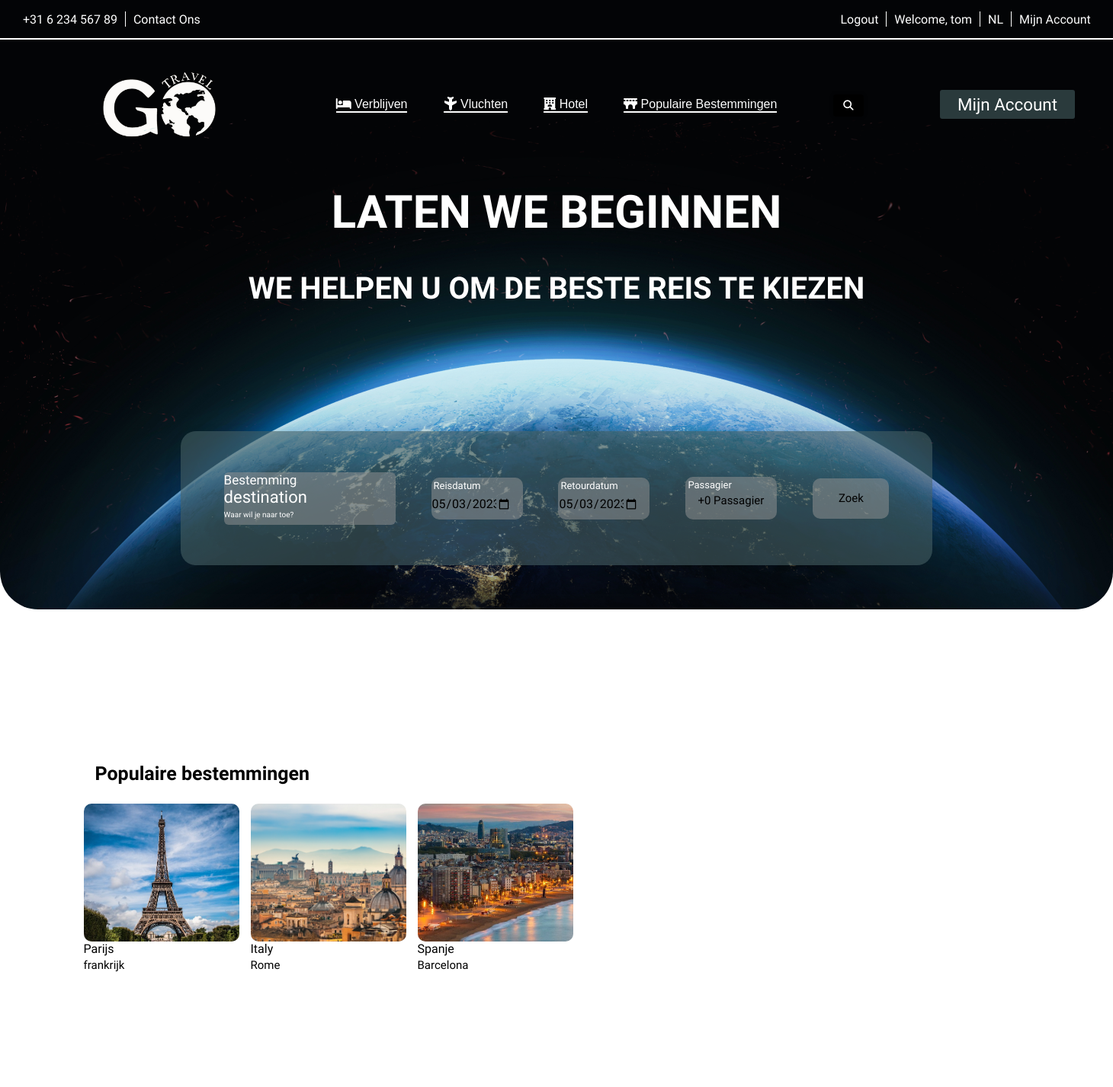
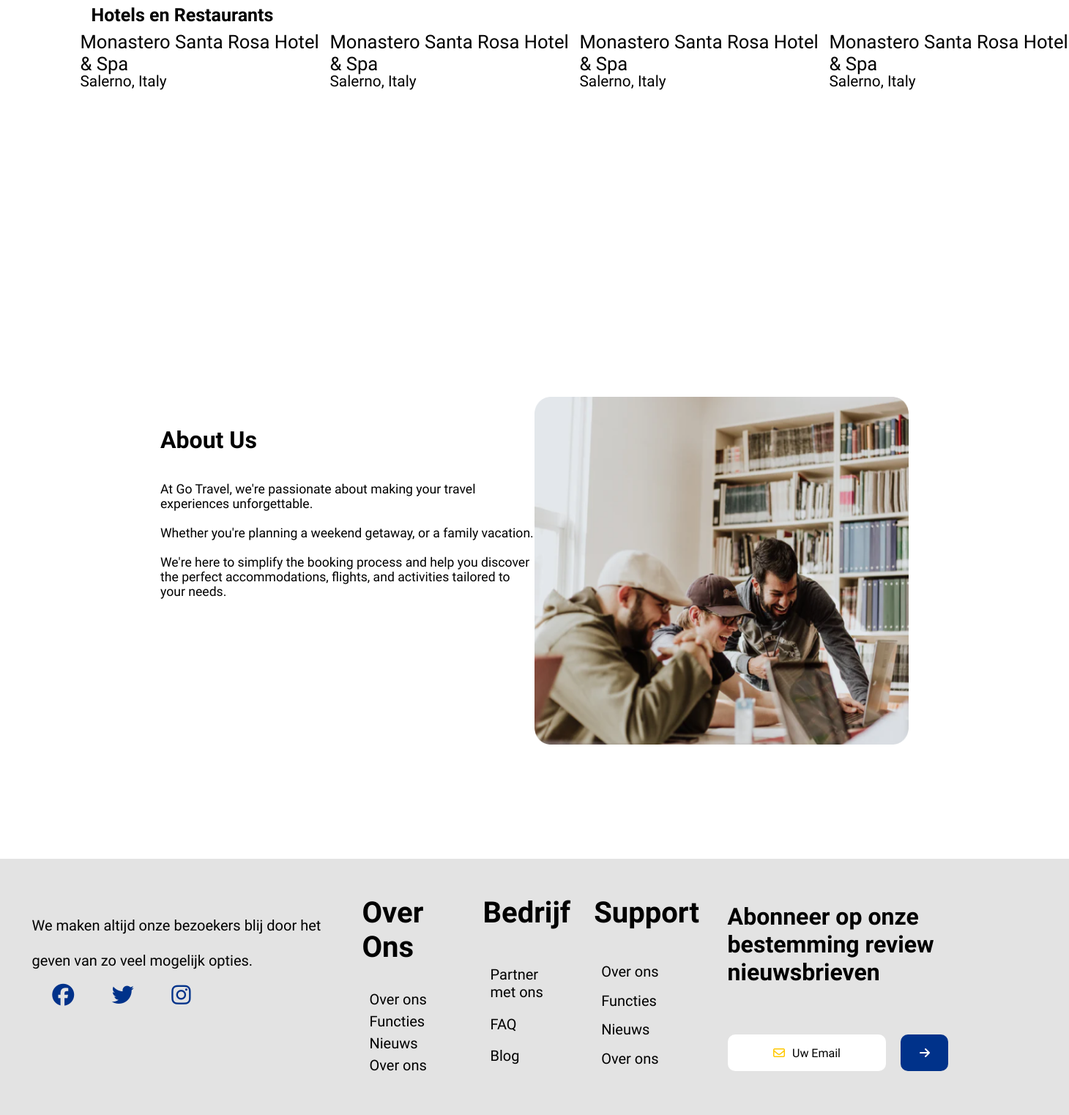
The page /index.php (signed in) on the database its author committed (2 pictures, top to bottom).
### tables this page shows
CREATE TABLE `vakanties` (
  `id` int(11) NOT NULL,
  `vakantie` varchar(50) DEFAULT NULL,
  `korte_omschrijving` text DEFAULT NULL,
  `algemene_beschrijving` text DEFAULT NULL,
  `ligging_omgeving` text DEFAULT NULL,
  `kamers` text DEFAULT NULL,
  `faciliteiten` text DEFAULT NULL,
  `img1` varchar(255) DEFAULT NULL,
  `img2` varchar(255) DEFAULT NULL,
  `img3` varchar(255) DEFAULT NULL,
  `img4` varchar(255) DEFAULT NULL,
  `img5` varchar(255) DEFAULT NULL,
  `kortetitel` varchar(255) DEFAULT NULL,
  `begin_datum` date DEFAULT NULL,
  `eind_datum` date DEFAULT NULL
);

### index.php (the view, shortened to what this page needs)
<!DOCTYPE html>
<html lang="en">
<head>
    <link rel="stylesheet" href="css/main.css">
    <link rel="stylesheet" media=" screen and (max-width:769px)" href="css/mobile.css" />
</head>
</head>
<body>
    <header class="header">
        <?php
        $isLoggedIn = isset($_SESSION['username']);
        $username = "";
        if ($isLoggedIn) {
            $username = $_SESSION['username'];
        }
        ?>
        <nav>
            <div class="navigatie-first">
                <a href="bestemming.php">+31 6 234 567 89</a>
                <a href="Contact.php">Contact Ons</a>
            </div>
            <div class="navigatie-second">
                <?php include_once 'header.php'; ?>
                <?php if (!$isLoggedIn) { ?>
                    <a href="login.php">Login</a>
                    <span class="scheidingslijn"></span>
                    <a href="registration.php">Sign Up</a>
                <?php } else { ?>
                    <span>Welcome,
                        <?php echo $username; ?>
                    </span>
                    <a href="#">NL</a>
                    <a href="mijnAccount.php">Mijn Account</a>
                <?php } ?>
            </div>
        </nav>
        <div class="top-info">
            <div class="top-logo">
                <img class="logo-img" src="img/Logo1.2.jpg" alt="">
            </div>
            <div class="top-midden-info">
                <a class="underline-button"><i class="fa-solid fa-bed"></i> Verblijven</a>
                <a class="underline-button"><i class="fa-solid fa-plane rotate-90"></i> Vluchten</a>
                <a class="underline-button"><i class="fa-solid fa-hotel"></i> Hotel</a>
                <a class="underline-button"><i class="fa-solid fa-bridge"></i> Populaire Bestemmingen </a>
            </div>
            <div class="top-zoeken">
                <div class="parent" id="parent">
                    <button class="btn" id="button">
                        <i class="fa-solid fa-magnifying-glass"></i>
                    </button>
                </div>
                <div class="mijn-reservring-box"><a class="mijn-reservering-text" href="">Mijn Account</a></div>
            </div>
        </div>
        <div class="top-text-bg">
            <h1 class="top-text1">
                LATEN WE BEGINNEN
            </h1>
            <h1 class="top-text2">
                WE HELPEN U OM DE BESTE REIS TE KIEZEN
            </h1>
        </div>
        <div class="zoek-reis-big-div">
            <div class="zoek-reis-div">
                <?php
                $dsn = 'mysql:dbname=db_login;host=127.0.0.1';
                $user = 'root';
                $password = '';
                $connectie = new PDO($dsn, $user, $password);
                if (isset($_POST['destination'])) {
                    $zoekterm = '%' . $_POST['destination'] . '%';
                    $stmt = $connectie->prepare("SELECT * FROM vakanties WHERE vakantie LIKE ? ");
                    $stmt->execute([$zoekterm]);
                    $resultSet = $stmt->fetchAll();
                } else {
                    $resultSet = $connectie->query("SELECT * FROM vakanties")->fetchAll();
                }
                ?>
                <form method="post" class="bestemming">
                    <p>Bestemming</p>
                    <input type="text" placeholder="destination" name="destination">
                    <span>Waar wil je naar toe?</span>
                </form>
                <div class="reisdatum">
                    <p>Reisdatum</p>
                    <input type="date" value="2023-05-03">
                </div>
                <div class="retourdatum">
                    <p>Retourdatum</p>
                    <input type="date" value="2023-05-03">
                </div>
                <div class="passagier">
                    <p>Passagier</p>
                    <button onclick="myFunction()"> +0 Passagier</i></button>
                </div>
                <div class="zoek_knop">
                    <button type="button" class="zoek_knop_button">Zoek</button>
                </div>
            </div>
        </div>
    </header>
    <main>
        <div class="main-container">
            <section class="bestemmingen">
                <div class="bestemmingen-container">
                    <h2 class="section-title"><a href="bestemming.php" class="section-title">Populaire bestemmingen</a></h2>
                </div>
            </section>
            <div class="locatie-container radio-btns">
                <?php
                if (isset($_POST['destination'])) {
                    $zoekterm = '%' . $_POST['destination'] . '%';
                    $stmt = $connectie->prepare("SELECT * FROM vakanties WHERE vakantie LIKE ? ");
                    $stmt->execute([$zoekterm]);
                    $resultSet = $stmt;
                } else {
                    $resultSet = $connectie->query("SELECT * FROM vakanties");
                }
                while ($row = $resultSet->fetch(PDO::FETCH_ASSOC)) {
                    echo '<div class="destination-card radio-btns__btn">';
                    echo '<img class="bestemmingen-imgs" src="img/' . $row['img1'] . '" alt="" width="200" height="181">';
                    echo '<a href="bestemming.php?bestemming=' . $row['id'] . '">' . $row['vakantie'] . '</a>';
                    echo '<a href="bestemming.php?bestemming=' . $row['id'] . ' ">';
                    echo '<h6>' . $row['kortetitel'] . '</h6>';
                    echo '</a>';
                    echo '</div>';
                }
                ?>
            </div>
            <section class="bestemmingen">
                <div class="bestemmingen-container">
                    <h2 class="section-title">Hotels en Restaurants</h2>
                </div>
            </section>
            <div class="horeca-container">
                <div class="hotel-card radio-btns">
                    <div class="hotel-cards radio-btns__btn ">
                        <h5>Monastero Santa Rosa Hotel & Spa</h5>
                        <h6><img src="/Imgs/icons/map-pin-line.png" alt=""> Salerno, Italy</h6>
                    </div>
                    <div class="hotel-cards radio-btns__btn">
                        <h5>Monastero Santa Rosa Hotel & Spa</h5>
                        <h6><img src="/Imgs/icons/map-pin-line.png" alt=""> Salerno, Italy</h6>
                    </div>
                    <div class="hotel-cards radio-btns__btn">
                        <h5>Monastero Santa Rosa Hotel & Spa</h5>
                        <h6><img src="/Imgs/icons/map-pin-line.png" alt=""> Salerno, Italy</h6>
                    </div>
                    <div class="hotel-cards radio-btns__btn">
                        <h5>Monastero Santa Rosa Hotel & Spa</h5>
                        <h6><img src="/Imgs/icons/map-pin-line.png" alt=""> Salerno, Italy</h6>
                    </div>
                </div>
            </div>
            <div class="about-us-container">
                <div class="about-us-text">
                    <h1 class="about-us-title">
                        About Us
                    </h1>
                    <br></br>
                    <p class="about-us-story">
                        At Go Travel, we're passionate about making your travel experiences unforgettable.<br></br>
                        Whether you're planning a weekend getaway, or a family vacation.<br></br> We're here to simplify
                        the booking process and help you discover the perfect accommodations, flights, and activities
                        tailored to your needs.
                    </p>
                </div>
                <img class="about-us-image" src="img/about-us.png">
            </div>
        </div>
    </main>
    <footer>
        <div class="footer-container">
            <div class="footer-socials">
                <p class="footer-socials-text">
                    We maken altijd onze bezoekers blij door het<br></br> geven van zo veel mogelijk opties.
                </p>
                <a class="footer-socials-buttons-container"><i class="fa-brands fa-facebook facebook"></i><i
                        class="fa-brands fa-twitter twitter" style="color: #00328a;"></i><i
                        class="fa-brands fa-instagram instagram" style="color: #00328a;"></i></a>
            </div>
            <div class="footer-info">
                <div class="footer-info-text">
                    <h1 class="footer-text-title">Over Ons</h1>
                    <div class="footer-text-content-bg">
                        <p class="footer-text-content">Over ons</p>
                        <p class="footer-text-content">Functies</p>
                        <p class="footer-text-content">Nieuws</p>
                        <p class="footer-text-content">Over ons</p>
                    </div>
                </div>
                <div class="footer-info-text-2">
                    <h1 class="footer-text-title">Bedrijf</h1>
                    <div class="footer-text-content-bg">
                        <p class="footer-text-content">Partner met ons</p>
                        <p class="footer-text-content">FAQ</p>
                        <p class="footer-text-content">Blog</p>
                    </div>
                </div>
                <div class="footer-info-text">
                    <h1 class="footer-text-title">Support</h1>
                    <div class="footer-text-content-bg">
                        <p class="footer-text-content">Over ons</p>
                        <p class="footer-text-content">Functies</p>
                        <p class="footer-text-content">Nieuws</p>
                        <p class="footer-text-content">Over ons</p>
                    </div>
                </div>
            </div>
            <div class="footer-subscribe">
                <div class="footer-subscribe-text">
                    <h1 class="subscribe-text">Abonneer op onze bestemming review nieuwsbrieven</h1>
                </div>
                <div class="footer-email-bg">
                    <div class="footer-email-container">
                        <i class="fa-regular fa-envelope envelope" style="color: #ffc800;"></i>
                        <p>Uw Email</p>
                    </div>
                    <a class="email-send-button" href="mailto:gebruikersnaam@emailadres.nl?subject=Tekst"><i
                            class="fa-solid fa-arrow-right"></i></a>
                </div>
            </div>
        </div>
    </footer>
</body>

### header.php (shortened to what this page needs)
<?php if (isset($_SESSION['login'])) { ?>
                    <a href="logout.php">Logout</a>
                <?php } ?>

### rows shown on the page
vakanties: img1 (picture), vakantie "Parijs", kortetitel "frankrijk"
vakanties: img1 (picture), vakantie "Italy", kortetitel "Rome"
vakanties: img1 (picture), vakantie "Spanje", kortetitel "Barcelona"

### other values the page prints
$username "tom"
